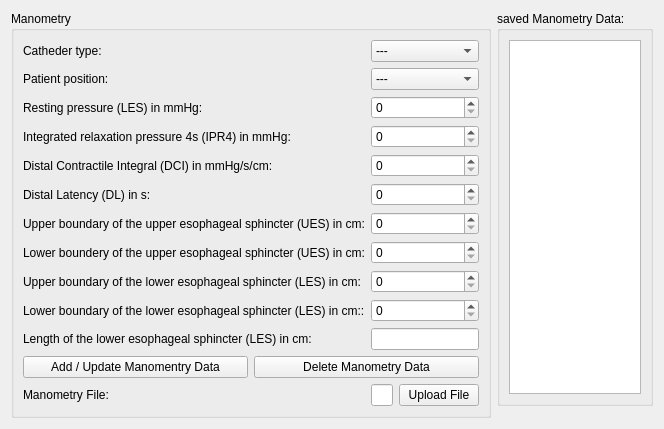
          <widget class="QWidget" name="manometry">
           <property name="geometry">
            <rect>
             <x>0</x>
             <y>0</y>
             <width>467</width>
             <height>337</height>
            </rect>
           </property>
           <attribute name="label">
            <string>Manometry</string>
           </attribute>
           <layout class="QGridLayout" name="gridLayout_30">
            <item row="0" column="0" rowspan="3">
             <widget class="QGroupBox" name="groupBox_26">
              <property name="title">
               <string>Manometry</string>
              </property>
              <layout class="QGridLayout" name="gridLayout_31">
               <item row="2" column="1">
                <widget class="QSpinBox" name="spinBox_6"/>
               </item>
               <item row="3" column="1">
                <widget class="QSpinBox" name="spinBox_7"/>
               </item>
               <item row="0" column="0">
                <widget class="QLabel" name="label_41">
                 <property name="text">
                  <string>Catheder type:</string>
                 </property>
                </widget>
               </item>
               <item row="4" column="0">
                <widget class="QLabel" name="label_37">
                 <property name="text">
                  <string>Distal Contractile Integral (DCI) in mmHg/s/cm:</string>
                 </property>
                </widget>
               </item>
               <item row="1" column="1">
                <widget class="QComboBox" name="comboBox_14">
                 <item>
                  <property name="text">
                   <string>---</string>
                  </property>
                 </item>
                 <item>
                  <property name="text">
                   <string>upright 0°</string>
                  </property>
                 </item>
                 <item>
                  <property name="text">
                   <string>upright 10°</string>
                  </property>
                 </item>
                 <item>
                  <property name="text">
                   <string>upright 20°</string>
                  </property>
                 </item>
                 <item>
                  <property name="text">
                   <string>upright 30°</string>
                  </property>
                 </item>
                 <item>
                  <property name="text">
                   <string>upright 40°</string>
                  </property>
                 </item>
                 <item>
                  <property name="text">
                   <string>upright 50°</string>
                  </property>
                 </item>
                 <item>
                  <property name="text">
                   <string>upright 60°</string>
                  </property>
                 </item>
                 <item>
                  <property name="text">
                   <string>upright 70°</string>
                  </property>
                 </item>
                 <item>
                  <property name="text">
                   <string>upright 80°</string>
                  </property>
                 </item>
                 <item>
                  <property name="text">
                   <string>upright 90°</string>
                  </property>
                 </item>
                 <item>
                  <property name="text">
                   <string>supine 0°</string>
                  </property>
                 </item>
                 <item>
                  <property name="text">
                   <string>supine 10°</string>
                  </property>
                 </item>
                 <item>
                  <property name="text">
                   <string>supine 20°</string>
                  </property>
                 </item>
                 <item>
                  <property name="text">
                   <string>supine 30°</string>
                  </property>
                 </item>
                 <item>
                  <property name="text">
                   <string>supine 40°</string>
                  </property>
                 </item>
                 <item>
                  <property name="text">
                   <string>supine 50°</string>
                  </property>
                 </item>
                 <item>
                  <property name="text">
                   <string>supine 60°</string>
                  </property>
                 </item>
                 <item>
                  <property name="text">
                   <string>supine 70°</string>
                  </property>
                 </item>
                 <item>
                  <property name="text">
                   <string>supine 80°</string>
                  </property>
                 </item>
                 <item>
                  <property name="text">
                   <string>supine 90°</string>
                  </property>
                 </item>
                </widget>
               </item>
               <item row="12" column="1">
                <layout class="QHBoxLayout" name="horizontalLayout_8">
                 <item>
                  <widget class="QLineEdit" name="lineEdit_4"/>
                 </item>
                 <item>
                  <widget class="QPushButton" name="manometry_upload_button">
                   <property name="text">
                    <string>Upload File</string>
                   </property>
                  </widget>
                 </item>
                </layout>
               </item>
               <item row="0" column="1">
                <widget class="QComboBox" name="comboBox_13">
                 <item>
                  <property name="text">
                   <string>---</string>
                  </property>
                 </item>
                 <item>
                  <property name="text">
                   <string>solid state</string>
                  </property>
                 </item>
                 <item>
                  <property name="text">
                   <string>water catheter</string>
                  </property>
                 </item>
                </widget>
               </item>
               <item row="5" column="0">
                <widget class="QLabel" name="label_39">
                 <property name="text">
                  <string>Distal Latency (DL) in s:</string>
                 </property>
                </widget>
               </item>
               <item row="3" column="0">
                <widget class="QLabel" name="label_33">
                 <property name="text">
                  <string>Integrated relaxation pressure 4s (IPR4) in mmHg:</string>
                 </property>
                </widget>
               </item>
               <item row="1" column="0">
                <widget class="QLabel" name="label_38">
                 <property name="text">
                  <string>Patient position:</string>
                 </property>
                </widget>
               </item>
               <item row="2" column="0">
                <widget class="QLabel" name="label_43">
                 <property name="text">
                  <string>Resting pressure (LES) in mmHg:</string>
                 </property>
                </widget>
               </item>
               <item row="9" column="0">
                <widget class="QLabel" name="label_34">
                 <property name="text">
                  <string>Lower boundary of the lower esophageal sphincter (LES) in cm::</string>
                 </property>
                </widget>
               </item>
               <item row="8" column="0">
                <widget class="QLabel" name="label_42">
                 <property name="text">
                  <string>Upper boundary of the lower esophageal sphincter (LES) in cm:</string>
                 </property>
                </widget>
               </item>
               <item row="13" column="1">
                <spacer name="verticalSpacer_14">
                 <property name="orientation">
                  <enum>Qt::Vertical</enum>
                 </property>
                 <property name="sizeHint" stdset="0">
                  <size>
                   <width>20</width>
                   <height>40</height>
                  </size>
                 </property>
                </spacer>
               </item>
               <item row="6" column="0">
                <widget class="QLabel" name="label_36">
                 <property name="text">
                  <string>Upper boundary of the upper esophageal sphincter (UES) in cm:</string>
                 </property>
                </widget>
               </item>
               <item row="7" column="0">
                <widget class="QLabel" name="label_40">
                 <property name="text">
                  <string>Lower boundery of the upper esophageal sphincter (UES) in cm:</string>
                 </property>
                </widget>
               </item>
               <item row="5" column="1">
                <widget class="QSpinBox" name="spinBox_9"/>
               </item>
               <item row="12" column="0">
                <widget class="QLabel" name="label_35">
                 <property name="text">
                  <string>Manometry File:</string>
                 </property>
                </widget>
               </item>
               <item row="4" column="1">
                <widget class="QSpinBox" name="spinBox_8"/>
               </item>
               <item row="6" column="1">
                <widget class="QSpinBox" name="spinBox_10"/>
               </item>
               <item row="9" column="1">
                <widget class="QSpinBox" name="spinBox_13"/>
               </item>
               <item row="7" column="1">
                <widget class="QSpinBox" name="spinBox_11"/>
               </item>
               <item row="8" column="1">
                <widget class="QSpinBox" name="spinBox_12"/>
               </item>
               <item row="10" column="1">
                <widget class="QLineEdit" name="lineEdit_5"/>
               </item>
               <item row="10" column="0">
                <widget class="QLabel" name="label_8">
                 <property name="text">
                  <string>Length of the lower esophageal sphincter (LES) in cm:</string>
                 </property>
                </widget>
               </item>
               <item row="11" column="0" colspan="2">
                <layout class="QHBoxLayout" name="horizontalLayout">
                 <item>
                  <widget class="QPushButton" name="pushButton_7">
                   <property name="text">
                    <string>Add / Update Manomentry Data</string>
                   </property>
                  </widget>
                 </item>
                 <item>
                  <widget class="QPushButton" name="manometrie_delete_button_2">
                   <property name="text">
                    <string>Delete Manometry Data</string>
                   </property>
                  </widget>
                 </item>
                </layout>
               </item>
              </layout>
             </widget>
            </item>
            <item row="0" column="1">
             <widget class="QGroupBox" name="groupBox_27">
              <property name="title">
               <string>saved Manometry Data:</string>
              </property>
              <layout class="QGridLayout" name="gridLayout_36">
               <item row="0" column="0">
                <widget class="QTextEdit" name="textEdit_3"/>
               </item>
              </layout>
             </widget>
            </item>
           </layout>
          </widget>
